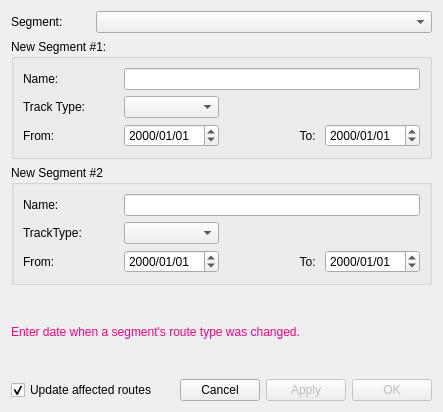
<?xml version="1.0" encoding="UTF-8"?>
<ui version="4.0">
 <class>SplitSegmentDlg</class>
 <widget class="QDialog" name="SplitSegmentDlg">
  <property name="geometry">
   <rect>
    <x>0</x>
    <y>0</y>
    <width>443</width>
    <height>412</height>
   </rect>
  </property>
  <property name="windowTitle">
   <string>Split Segment</string>
  </property>
  <layout class="QGridLayout" name="gridLayout_5">
   <item row="4" column="4">
    <widget class="QPushButton" name="btnOK">
     <property name="enabled">
      <bool>false</bool>
     </property>
     <property name="toolTip">
      <string>&lt;html&gt;&lt;head/&gt;&lt;body&gt;&lt;p&gt;Click to apply changes and exit.&lt;/p&gt;&lt;/body&gt;&lt;/html&gt;</string>
     </property>
     <property name="text">
      <string>OK</string>
     </property>
    </widget>
   </item>
   <item row="0" column="0">
    <widget class="QLabel" name="label">
     <property name="text">
      <string>Segment:</string>
     </property>
    </widget>
   </item>
   <item row="4" column="2">
    <widget class="QPushButton" name="btnCancel">
     <property name="text">
      <string>Cancel</string>
     </property>
    </widget>
   </item>
   <item row="3" column="0" colspan="5">
    <widget class="QLabel" name="lblHelp">
     <property name="palette">
      <palette>
       <active>
        <colorrole role="WindowText">
         <brush brushstyle="SolidPattern">
          <color alpha="255">
           <red>255</red>
           <green>0</green>
           <blue>127</blue>
          </color>
         </brush>
        </colorrole>
       </active>
       <inactive>
        <colorrole role="WindowText">
         <brush brushstyle="SolidPattern">
          <color alpha="255">
           <red>255</red>
           <green>0</green>
           <blue>127</blue>
          </color>
         </brush>
        </colorrole>
       </inactive>
       <disabled>
        <colorrole role="WindowText">
         <brush brushstyle="SolidPattern">
          <color alpha="255">
           <red>159</red>
           <green>158</green>
           <blue>158</blue>
          </color>
         </brush>
        </colorrole>
       </disabled>
      </palette>
     </property>
     <property name="text">
      <string>Enter date when a segment's route type was changed.</string>
     </property>
     <property name="wordWrap">
      <bool>true</bool>
     </property>
    </widget>
   </item>
   <item row="0" column="1" colspan="4">
    <widget class="QComboBox" name="cbSegments">
     <property name="toolTip">
      <string>&lt;html&gt;&lt;head/&gt;&lt;body&gt;&lt;p&gt;Select the segment which is to be modified at some date. For example changing the track type or alignment.&lt;/p&gt;&lt;/body&gt;&lt;/html&gt;</string>
     </property>
    </widget>
   </item>
   <item row="1" column="0" colspan="5">
    <widget class="QGroupBox" name="groupBox1">
     <property name="title">
      <string>New Segment #1:</string>
     </property>
     <layout class="QGridLayout" name="gridLayout_2">
      <item row="2" column="2">
       <widget class="QLabel" name="label_22">
        <property name="text">
         <string>To: </string>
        </property>
        <property name="alignment">
         <set>Qt::AlignRight|Qt::AlignTrailing|Qt::AlignVCenter</set>
        </property>
       </widget>
      </item>
      <item row="2" column="0">
       <widget class="QLabel" name="label_23">
        <property name="text">
         <string>From:</string>
        </property>
       </widget>
      </item>
      <item row="2" column="3">
       <widget class="QDateEdit" name="dateTo1">
        <property name="displayFormat">
         <string>yyyy/MM/dd</string>
        </property>
       </widget>
      </item>
      <item row="2" column="1">
       <widget class="QDateEdit" name="dateFrom1">
        <property name="enabled">
         <bool>true</bool>
        </property>
        <property name="displayFormat">
         <string>yyyy/MM/dd</string>
        </property>
       </widget>
      </item>
      <item row="0" column="0">
       <widget class="QLabel" name="label_24">
        <property name="text">
         <string>Name:</string>
        </property>
       </widget>
      </item>
      <item row="0" column="1" colspan="3">
       <widget class="QLineEdit" name="txtNewSegmentName1">
        <property name="maxLength">
         <number>125</number>
        </property>
       </widget>
      </item>
      <item row="1" column="0">
       <widget class="QLabel" name="label_25">
        <property name="text">
         <string>Track Type:</string>
        </property>
       </widget>
      </item>
      <item row="1" column="1">
       <widget class="QComboBox" name="cbTrackType1"/>
      </item>
     </layout>
    </widget>
   </item>
   <item row="2" column="0" colspan="5">
    <widget class="QGroupBox" name="groupBox2">
     <property name="title">
      <string>New Segment #2</string>
     </property>
     <layout class="QGridLayout" name="gridLayout_4">
      <item row="0" column="0">
       <widget class="QLabel" name="label_18">
        <property name="text">
         <string>Name:</string>
        </property>
       </widget>
      </item>
      <item row="0" column="1" colspan="3">
       <widget class="QLineEdit" name="txtNewSegmentName2">
        <property name="maxLength">
         <number>125</number>
        </property>
       </widget>
      </item>
      <item row="1" column="0">
       <widget class="QLabel" name="label_19">
        <property name="text">
         <string>TrackType:</string>
        </property>
       </widget>
      </item>
      <item row="2" column="0">
       <widget class="QLabel" name="label_20">
        <property name="text">
         <string>From:</string>
        </property>
       </widget>
      </item>
      <item row="2" column="1">
       <widget class="QDateEdit" name="dateFrom2">
        <property name="displayFormat">
         <string>yyyy/MM/dd</string>
        </property>
       </widget>
      </item>
      <item row="2" column="2">
       <widget class="QLabel" name="label_21">
        <property name="text">
         <string>To: </string>
        </property>
        <property name="alignment">
         <set>Qt::AlignRight|Qt::AlignTrailing|Qt::AlignVCenter</set>
        </property>
       </widget>
      </item>
      <item row="2" column="3">
       <widget class="QDateEdit" name="dateTo2">
        <property name="enabled">
         <bool>true</bool>
        </property>
        <property name="displayFormat">
         <string>yyyy/MM/dd</string>
        </property>
       </widget>
      </item>
      <item row="1" column="1">
       <widget class="QComboBox" name="cbTrackType2"/>
      </item>
     </layout>
    </widget>
   </item>
   <item row="4" column="0" colspan="2">
    <widget class="QCheckBox" name="chkUpdateAffectedRoutes">
     <property name="text">
      <string>Update affected routes</string>
     </property>
     <property name="checked">
      <bool>true</bool>
     </property>
    </widget>
   </item>
   <item row="4" column="3">
    <widget class="QPushButton" name="btnApply">
     <property name="enabled">
      <bool>false</bool>
     </property>
     <property name="toolTip">
      <string>&lt;html&gt;&lt;head/&gt;&lt;body&gt;&lt;p&gt;Click to apply changes only.&lt;/p&gt;&lt;/body&gt;&lt;/html&gt;</string>
     </property>
     <property name="text">
      <string>Apply</string>
     </property>
    </widget>
   </item>
  </layout>
 </widget>
 <resources/>
 <connections/>
</ui>
